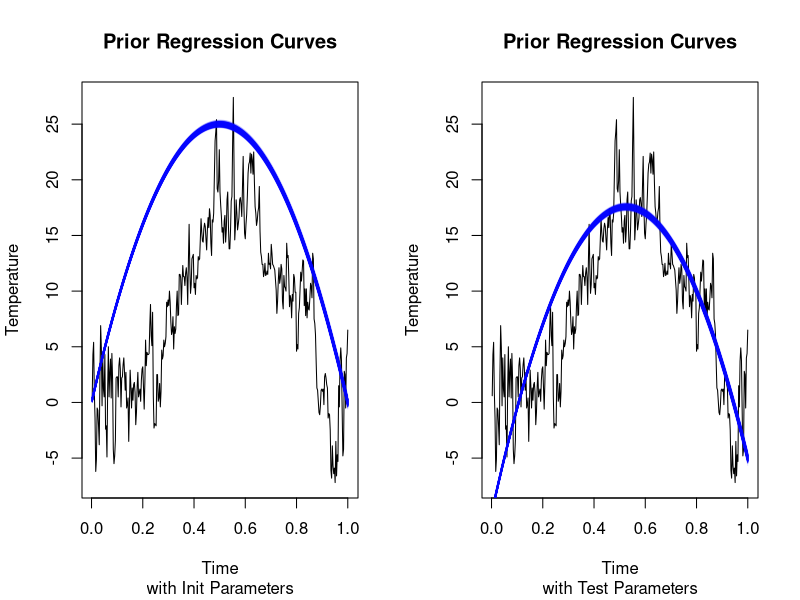
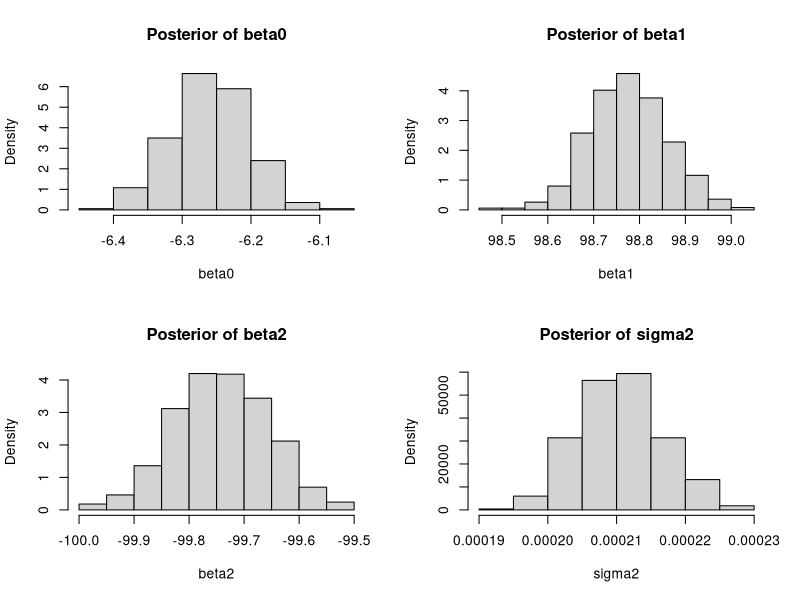
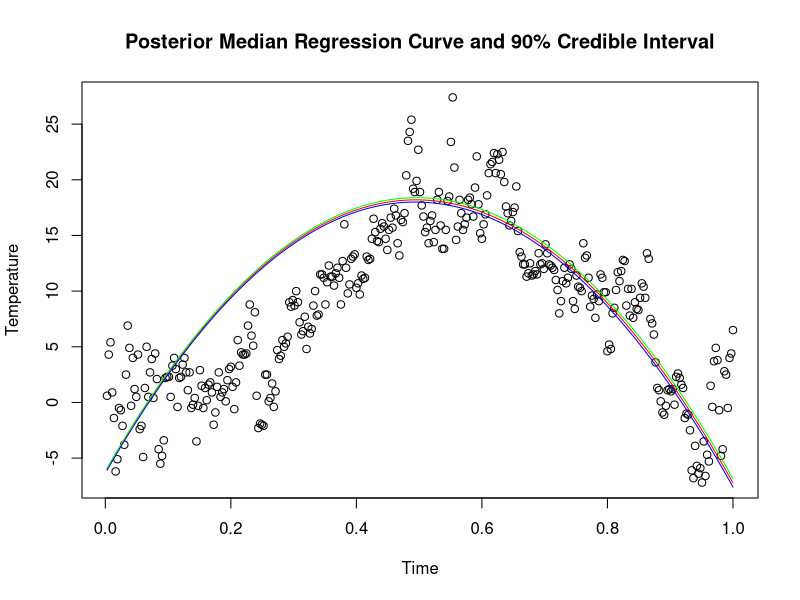
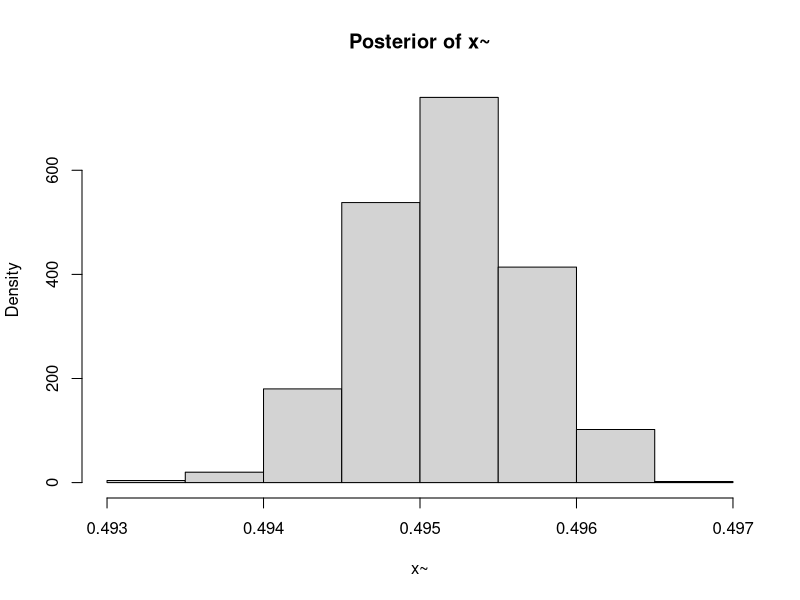
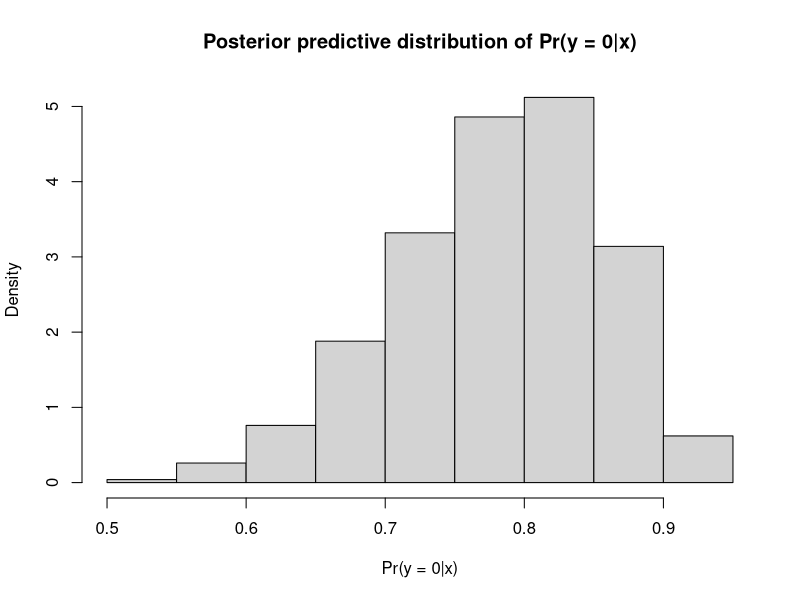
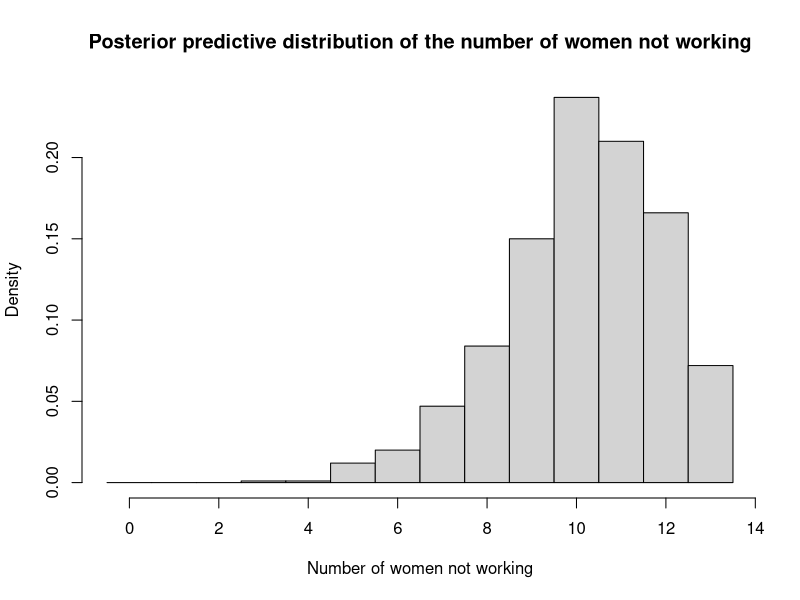

Write R code to recreate these figures, in order.
## ---- chunk 1
knitr::opts_chunk$set(echo = TRUE)
## ---- chunk 2
# Load necessary libraries
library(readxl)
library(mvtnorm)
set.seed(12345)

# Import the dataset
data <- read_xlsx("Linkoping2022.xlsx")

# Create time variable
data$time <- seq_along(data$temp) / 365

# Define prior hyperparameters
mu0 <- c(0, 100, -100)
Omega0 <- 0.01 * diag(3)
nu0 <- 1
sigma02 <- 1

# Simulate draws from the joint prior
simulate_prior <- function(mu0, Omega0, nu0, signma02, n) {
  beta <- rmvnorm(n, mu0, Omega0)
  sigma2 <- 1 / rchisq(n, nu0, ncp = nu0 * sigma02)
  cbind(beta, sigma2)
}

# Compute regression curves for each draw from the prior
compute_regression_curve <- function(draw) {
  beta0 <- draw[1]
  beta1 <- draw[2]
  beta2 <- draw[3]
  beta0 + beta1 * data$time + beta2 * data$time^2
}

prior_draws_init <- simulate_prior(mu0, Omega0, nu0, signma02, 1000)

# Define test prior hyperparameters
mu0_test <- c(-10, 105, -100)
Omega0_test <- 0.01 * diag(3)
nu0_test <- 4
sigma02_test <- 0.1

prior_draws_test <- simulate_prior(mu0_test, Omega0_test, nu0_test, signma02_test, 1000)

#Plot the prior regression curve
par(mfrow = c(1, 2))
plot(data$time, data$temp, type = "l", main = "Prior Regression Curves", sub ="with Init Parameters", xlab = "Time", ylab = "Temperature")
for (i in 1:nrow(prior_draws_init)) {
  lines(data$time, compute_regression_curve(prior_draws_init[i,]), col = rgb(0, 0, 1, alpha = 0.1))
}

plot(data$time, data$temp, type = "l", main = "Prior Regression Curves", sub = "with Test Parameters", xlab = "Time", ylab = "Temperature")
for (i in 1:nrow(prior_draws_test)) {
  lines(data$time, compute_regression_curve(prior_draws_test[i,]), col = rgb(0, 0, 1, alpha = 0.1))
}
par(mfrow = c(1, 1)) #Reset plot layout


## ---- chunk 3
set.seed(12345)

simulate_posterior <- function(n, data, mu0, Omega0, nu0, sigma02) {
  # Placeholder for the posterior draws
  posterior_draws <- matrix(0, nrow = n, ncol = 4)
  
  X <- cbind(1, data$time, data$time^2)
  
  for (i in 1:n) {
    # Update the hyperparameters based on the data and the prior
    Omega_n <- solve(solve(Omega0) + t(X) %*% X)
    mu_n <- Omega_n %*% (solve(Omega0) %*% mu0 + t(X) %*% data$temp)
    #mu_n <- Omega_n %*% (t(X) %*% data$temp + Omega0_inv %*% mu0)
    
    nu_n <- nu0 + length(data$temp)
    sigma_n2 <- (nu0 * sigma02 + t(data$temp - X %*% mu0) %*% (data$temp - X %*% mu0) + t(mu0) %*% solve(Omega0) %*% mu0 - t(mu_n) %*% solve(Omega_n) %*% mu_n) / nu_n
    
    # Draw from the posterior distribution
    beta <- rmvnorm(1, mu_n, Omega_n)
    sigma2 <- 1 / rchisq(1, nu_n, ncp = nu_n * sigma_n2)
    
    # Store the draw
    posterior_draws[i,] <- c(beta, sigma2)
  }
  
  return(posterior_draws)
}

#mu0 <- c(-10, 105, -100)
#Omega0 <- 0.01 * diag(3)
#nu0 <- 4
#sigma02 <- 0.1
posterior_draws <- simulate_posterior(1000, data, mu0, Omega0, nu0, sigma02)


# Plot a histogram for each marginal posterior of the parameters
par(mfrow = c(2, 2)) 
hist(posterior_draws[,1], freq = FALSE, main = "Posterior of beta0", xlab = "beta0")
hist(posterior_draws[,2], freq = FALSE, main = "Posterior of beta1", xlab = "beta1")
hist(posterior_draws[,3], freq = FALSE, main = "Posterior of beta2", xlab = "beta2")
hist(posterior_draws[,4], freq = FALSE, main = "Posterior of sigma2", xlab = "sigma2")
par(mfrow = c(1, 1))  # Reset the plot layout


# Make a scatter plot of the temperature data and overlay a curve for the posterior median of the regression function
plot(data$time, data$temp, main = "Posterior Median Regression Curve and 90% Credible Interval", xlab = "Time", ylab = "Temperature")
lines(data$time, t(apply(posterior_draws[,1:3], 2, median)) %*% t(cbind(1, data$time, data$time^2)), col = "red")
lines(data$time, t(apply(posterior_draws[,1:3], 2, quantile, probs = 0.05)) %*% t(cbind(1, data$time, data$time^2)), col = "blue")
lines(data$time, t(apply(posterior_draws[,1:3], 2, quantile, probs = 0.95)) %*% t(cbind(1, data$time, data$time^2)), col = "green")

## ---- chunk 4
simulate_x_tilde <- function(posterior_draws) {
  # Placeholder for the simulations
  x_tilde_simulations <- numeric(nrow(posterior_draws))
  
  for (i in 1:nrow(posterior_draws)) {
    # Extract the parameters
    beta1 <- posterior_draws[i, 2]
    beta2 <- posterior_draws[i, 3]
    
    # Compute the time that maximizes the expected temperature
    x_tilde <- -beta1 / (2 * beta2)
    
    # Store the simulation
    x_tilde_simulations[i] <- x_tilde
  }
  
  return(x_tilde_simulations)
}

x_tilde_simulations <- simulate_x_tilde(posterior_draws)
hist(x_tilde_simulations, freq = FALSE, main = "Posterior of x~", xlab = "x~")

## ---- chunk 5
# Define the order of the polynomial
p <- 10

# Define mu0
mu0 <- c(0, rep(100, p - 1), rep(0, p - 1))

# Define Omega0
Omega0 <- diag(c(0.01, rep(1, p - 1), rep(0.01, p - 1)))

## ---- chunk 6
# Load necessary libraries
library(MASS)
library(mvtnorm)
set.seed(12345)

# Load the data
data <- read.table("WomenAtWork.dat", header = TRUE)

# Define the logistic function
logistic <- function(x) {
  return(exp(x) / (1 + exp(x)))
}

# Define the log posterior
log_posterior <- function(beta, data, tau) {
  y <- data$Work
  X <- as.matrix(data[,-1])
  eta <- X %*% beta
  p <- logistic(eta)
  log_likelihood <- sum(y * log(p) + (1 - y) * log(1 - p))
  log_prior <- - sum(beta^2) / (2 * tau^2)
  #log_prior <- sum(dnorm(beta, mean = 0, sd = tau, log = TRUE))
  return(log_likelihood + log_prior)
}

# Optimize the log posterior
start <- rep(0, ncol(data) - 1)  # starting values
tau <- 2  # prior standard deviation
result <- optim(start, log_posterior, data = data, tau = tau, control = list(fnscale = -1), hessian = TRUE)

# Extract the posterior mode and observed information matrix
beta_hat <- result$par
obs_hessian <- -solve(result$hessian)

# Compute the 95% equal tail posterior probability interval for NSmallChild
index <- 6
ci <- qnorm(c(0.025, 0.975), beta_hat[index], sqrt(obs_hessian[index, index]))

print(ci)

# Fit a logistic regression model
glmModel <- glm(Work ~ 0 + ., data = data, family = binomial)

# Print the coefficients
print(coef(glmModel))

# Compare with the posterior mode
print(beta_hat)

## ---- chunk 7
# Simulate from the posterior predictive distribution
simulate_posterior <- function(beta_hat, obs_hessian, x_new, n = 1000) {
  beta_draws <- rmvnorm(n, mean = beta_hat, sigma = obs_hessian)
  p_draws <- logistic(x_new %*% t(beta_draws))
  return(1-p_draws)
}

# Define the new woman
x_new <- c(1, 18, 11, 7, 40, 1, 1)

# Simulate from the posterior predictive distribution
p_draws <- simulate_posterior(beta_hat, obs_hessian, x_new)

# Plot the posterior predictive distribution
hist(p_draws, freq = FALSE, xlab = "Pr(y = 0|x)", main = "Posterior predictive distribution of Pr(y = 0|x)")

## ---- chunk 8
# Function to simulate the number of women not working out of 13
simulate_not_working <- function(x_new, beta_hat, obs_hessian, n_women = 13, n = 1000) {
  p_draws <- simulate_posterior(beta_hat, obs_hessian, x_new, n)
  not_working_draws <- rbinom(n, size = n_women, prob = p_draws)
  return(not_working_draws)
}

# Simulate the number of women not working out of 13
not_working_draws <- simulate_not_working(x_new, beta_hat, obs_hessian)

# Plot the posterior predictive distribution
hist(not_working_draws, breaks = seq(-0.5, 13.5, 1), freq = FALSE, main = "Posterior predictive distribution of the number of women not working", xlab = "Number of women not working")

